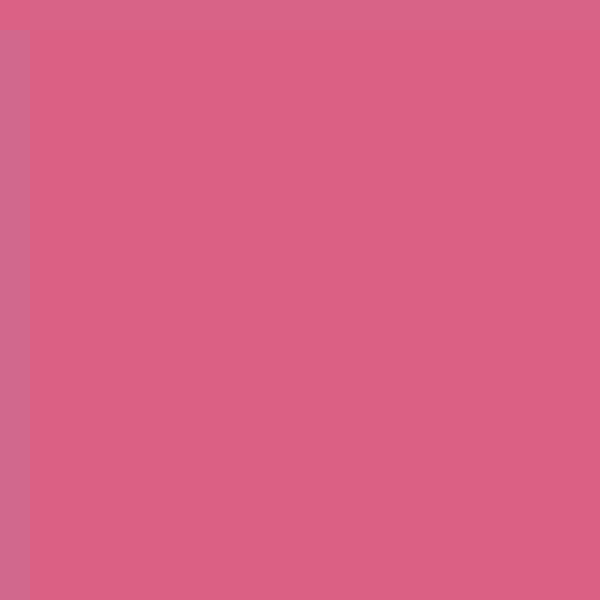
Frame 1 (no input)
Frame 60 (the mouse pressed at the canvas centre just before this capture): identical to frame 1, image omitted
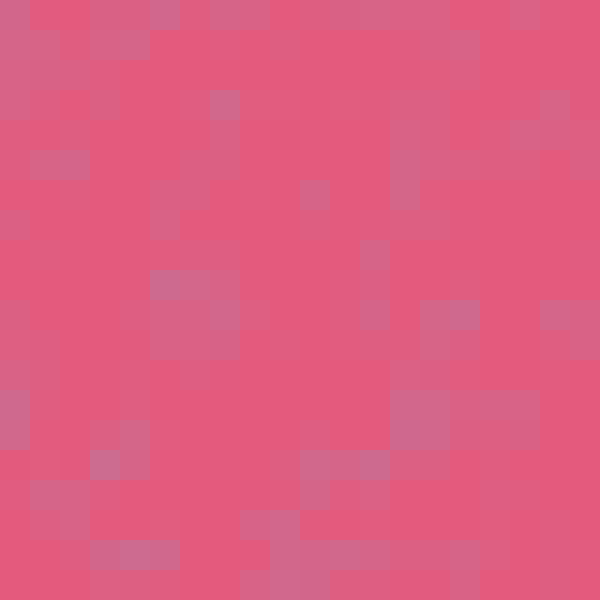
Frame 120 (the mouse held since frame 60 and released just before this capture)

The Processing sketch that drew these frames (run headless with seeded random() and noise(); from frame 60 on, the mouse is pressed at the canvas centre):

// Processing sketch: build
// ── build.pde
// Processes - Day 117
// Prayash Thapa - April 26, 2016

float nScale  = 80;
float nAmp    = 1;
int gridSize  = 30;

// ************************************************************************************

void setup() {
  size(600, 600);
  noStroke();
}

void draw() {
  background(#b77aa1);

  // Map noise scale to mouseX
  nScale = map(mouseX, 0, width, 0, 100);
  for (int i = 0; i < width; i += gridSize) {
    for (int j = 0; j < height; j += gridSize) {
      float noiseVal = noise(i / nScale, j / nScale, frameCount / nScale) * 255 * nAmp;
      fill(#e45a7d, noiseVal * 2);
      rect(i, j, gridSize, gridSize);
    }
  }
}
